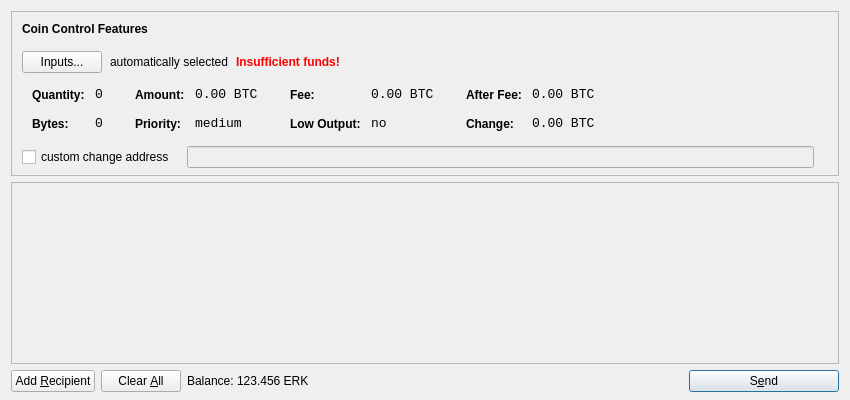
<?xml version="1.0" encoding="UTF-8"?>
<ui version="4.0">
 <class>SendCoinsDialog</class>
 <widget class="QDialog" name="SendCoinsDialog">
  <property name="geometry">
   <rect>
    <x>0</x>
    <y>0</y>
    <width>850</width>
    <height>400</height>
   </rect>
  </property>
  <property name="windowTitle">
   <string>Send Coins</string>
  </property>
  <layout class="QVBoxLayout" name="verticalLayout" stretch="0,1,0">
   <property name="bottomMargin">
    <number>8</number>
   </property>
   <item>
    <widget class="QFrame" name="frameCoinControl">
     <property name="sizePolicy">
      <sizepolicy hsizetype="Expanding" vsizetype="Expanding">
       <horstretch>0</horstretch>
       <verstretch>0</verstretch>
      </sizepolicy>
     </property>
     <property name="maximumSize">
      <size>
       <width>16777215</width>
       <height>16777215</height>
      </size>
     </property>
     <property name="frameShape">
      <enum>QFrame::StyledPanel</enum>
     </property>
     <property name="frameShadow">
      <enum>QFrame::Sunken</enum>
     </property>
     <layout class="QVBoxLayout" name="verticalLayoutCoinControl2">
      <property name="spacing">
       <number>-1</number>
      </property>
      <property name="leftMargin">
       <number>0</number>
      </property>
      <property name="topMargin">
       <number>0</number>
      </property>
      <property name="rightMargin">
       <number>0</number>
      </property>
      <property name="bottomMargin">
       <number>6</number>
      </property>
      <item>
       <layout class="QVBoxLayout" name="verticalLayoutCoinControl" stretch="0,0,0,0,1">
        <property name="spacing">
         <number>0</number>
        </property>
        <property name="leftMargin">
         <number>10</number>
        </property>
        <property name="topMargin">
         <number>10</number>
        </property>
        <item>
         <layout class="QHBoxLayout" name="horizontalLayoutCoinControl1">
          <property name="bottomMargin">
           <number>15</number>
          </property>
          <item>
           <widget class="QLabel" name="labelCoinControlFeatures">
            <property name="sizePolicy">
             <sizepolicy hsizetype="Preferred" vsizetype="Maximum">
              <horstretch>0</horstretch>
              <verstretch>0</verstretch>
             </sizepolicy>
            </property>
            <property name="font">
             <font>
              <weight>75</weight>
              <bold>true</bold>
             </font>
            </property>
            <property name="styleSheet">
             <string notr="true">font-weight:bold;</string>
            </property>
            <property name="text">
             <string>Coin Control Features</string>
            </property>
           </widget>
          </item>
         </layout>
        </item>
        <item>
         <layout class="QHBoxLayout" name="horizontalLayoutCoinControl2" stretch="0,0,0,0">
          <property name="spacing">
           <number>8</number>
          </property>
          <property name="bottomMargin">
           <number>10</number>
          </property>
          <item>
           <widget class="QPushButton" name="pushButtonCoinControl">
            <property name="styleSheet">
             <string notr="true"/>
            </property>
            <property name="text">
             <string>Inputs...</string>
            </property>
           </widget>
          </item>
          <item>
           <widget class="QLabel" name="labelCoinControlAutomaticallySelected">
            <property name="text">
             <string>automatically selected</string>
            </property>
            <property name="margin">
             <number>5</number>
            </property>
           </widget>
          </item>
          <item>
           <widget class="QLabel" name="labelCoinControlInsuffFunds">
            <property name="font">
             <font>
              <weight>75</weight>
              <bold>true</bold>
             </font>
            </property>
            <property name="styleSheet">
             <string notr="true">color:red;font-weight:bold;</string>
            </property>
            <property name="text">
             <string>Insufficient funds!</string>
            </property>
            <property name="margin">
             <number>5</number>
            </property>
           </widget>
          </item>
          <item>
           <spacer name="horizontalSpacerCoinControl">
            <property name="orientation">
             <enum>Qt::Horizontal</enum>
            </property>
            <property name="sizeHint" stdset="0">
             <size>
              <width>40</width>
              <height>1</height>
             </size>
            </property>
           </spacer>
          </item>
         </layout>
        </item>
        <item>
         <widget class="QWidget" name="widgetCoinControl" native="true">
          <property name="sizePolicy">
           <sizepolicy hsizetype="Preferred" vsizetype="Preferred">
            <horstretch>0</horstretch>
            <verstretch>0</verstretch>
           </sizepolicy>
          </property>
          <property name="minimumSize">
           <size>
            <width>0</width>
            <height>0</height>
           </size>
          </property>
          <property name="styleSheet">
           <string notr="true"/>
          </property>
          <layout class="QHBoxLayout" name="horizontalLayoutCoinControl5">
           <property name="margin">
            <number>0</number>
           </property>
           <item>
            <layout class="QHBoxLayout" name="horizontalLayoutCoinControl3" stretch="0,0,0,1">
             <property name="spacing">
              <number>20</number>
             </property>
             <property name="topMargin">
              <number>0</number>
             </property>
             <property name="bottomMargin">
              <number>10</number>
             </property>
             <item>
              <layout class="QFormLayout" name="formLayoutCoinControl1">
               <property name="horizontalSpacing">
                <number>10</number>
               </property>
               <property name="verticalSpacing">
                <number>14</number>
               </property>
               <property name="leftMargin">
                <number>10</number>
               </property>
               <property name="topMargin">
                <number>4</number>
               </property>
               <property name="rightMargin">
                <number>6</number>
               </property>
               <item row="0" column="0">
                <widget class="QLabel" name="labelCoinControlQuantityText">
                 <property name="styleSheet">
                  <string notr="true">font-weight:bold;</string>
                 </property>
                 <property name="text">
                  <string>Quantity:</string>
                 </property>
                 <property name="margin">
                  <number>0</number>
                 </property>
                </widget>
               </item>
               <item row="0" column="1">
                <widget class="QLabel" name="labelCoinControlQuantity">
                 <property name="font">
                  <font>
                   <family>Monospace</family>
                   <pointsize>10</pointsize>
                  </font>
                 </property>
                 <property name="cursor">
                  <cursorShape>IBeamCursor</cursorShape>
                 </property>
                 <property name="contextMenuPolicy">
                  <enum>Qt::ActionsContextMenu</enum>
                 </property>
                 <property name="text">
                  <string notr="true">0</string>
                 </property>
                 <property name="margin">
                  <number>0</number>
                 </property>
                 <property name="textInteractionFlags">
                  <set>Qt::LinksAccessibleByMouse|Qt::TextSelectableByKeyboard|Qt::TextSelectableByMouse</set>
                 </property>
                </widget>
               </item>
               <item row="1" column="0">
                <widget class="QLabel" name="labelCoinControlBytesText">
                 <property name="styleSheet">
                  <string notr="true">font-weight:bold;</string>
                 </property>
                 <property name="text">
                  <string>Bytes:</string>
                 </property>
                </widget>
               </item>
               <item row="1" column="1">
                <widget class="QLabel" name="labelCoinControlBytes">
                 <property name="font">
                  <font>
                   <family>Monospace</family>
                   <pointsize>10</pointsize>
                  </font>
                 </property>
                 <property name="cursor">
                  <cursorShape>IBeamCursor</cursorShape>
                 </property>
                 <property name="contextMenuPolicy">
                  <enum>Qt::ActionsContextMenu</enum>
                 </property>
                 <property name="text">
                  <string notr="true">0</string>
                 </property>
                 <property name="textInteractionFlags">
                  <set>Qt::LinksAccessibleByMouse|Qt::TextSelectableByKeyboard|Qt::TextSelectableByMouse</set>
                 </property>
                </widget>
               </item>
              </layout>
             </item>
             <item>
              <layout class="QFormLayout" name="formLayoutCoinControl2">
               <property name="horizontalSpacing">
                <number>10</number>
               </property>
               <property name="verticalSpacing">
                <number>14</number>
               </property>
               <property name="leftMargin">
                <number>6</number>
               </property>
               <property name="topMargin">
                <number>4</number>
               </property>
               <property name="rightMargin">
                <number>6</number>
               </property>
               <item row="0" column="0">
                <widget class="QLabel" name="labelCoinControlAmountText">
                 <property name="styleSheet">
                  <string notr="true">font-weight:bold;</string>
                 </property>
                 <property name="text">
                  <string>Amount:</string>
                 </property>
                 <property name="margin">
                  <number>0</number>
                 </property>
                </widget>
               </item>
               <item row="0" column="1">
                <widget class="QLabel" name="labelCoinControlAmount">
                 <property name="font">
                  <font>
                   <family>Monospace</family>
                   <pointsize>10</pointsize>
                  </font>
                 </property>
                 <property name="cursor">
                  <cursorShape>IBeamCursor</cursorShape>
                 </property>
                 <property name="contextMenuPolicy">
                  <enum>Qt::ActionsContextMenu</enum>
                 </property>
                 <property name="text">
                  <string notr="true">0.00 BTC</string>
                 </property>
                 <property name="textInteractionFlags">
                  <set>Qt::LinksAccessibleByMouse|Qt::TextSelectableByKeyboard|Qt::TextSelectableByMouse</set>
                 </property>
                </widget>
               </item>
               <item row="1" column="0">
                <widget class="QLabel" name="labelCoinControlPriorityText">
                 <property name="styleSheet">
                  <string notr="true">font-weight:bold;</string>
                 </property>
                 <property name="text">
                  <string>Priority:</string>
                 </property>
                </widget>
               </item>
               <item row="1" column="1">
                <widget class="QLabel" name="labelCoinControlPriority">
                 <property name="font">
                  <font>
                   <family>Monospace</family>
                   <pointsize>10</pointsize>
                  </font>
                 </property>
                 <property name="cursor">
                  <cursorShape>IBeamCursor</cursorShape>
                 </property>
                 <property name="contextMenuPolicy">
                  <enum>Qt::ActionsContextMenu</enum>
                 </property>
                 <property name="text">
                  <string>medium</string>
                 </property>
                 <property name="textInteractionFlags">
                  <set>Qt::LinksAccessibleByMouse|Qt::TextSelectableByKeyboard|Qt::TextSelectableByMouse</set>
                 </property>
                </widget>
               </item>
              </layout>
             </item>
             <item>
              <layout class="QFormLayout" name="formLayoutCoinControl3">
               <property name="horizontalSpacing">
                <number>10</number>
               </property>
               <property name="verticalSpacing">
                <number>14</number>
               </property>
               <property name="leftMargin">
                <number>6</number>
               </property>
               <property name="topMargin">
                <number>4</number>
               </property>
               <property name="rightMargin">
                <number>6</number>
               </property>
               <item row="0" column="0">
                <widget class="QLabel" name="labelCoinControlFeeText">
                 <property name="styleSheet">
                  <string notr="true">font-weight:bold;</string>
                 </property>
                 <property name="text">
                  <string>Fee:</string>
                 </property>
                 <property name="margin">
                  <number>0</number>
                 </property>
                </widget>
               </item>
               <item row="0" column="1">
                <widget class="QLabel" name="labelCoinControlFee">
                 <property name="font">
                  <font>
                   <family>Monospace</family>
                   <pointsize>10</pointsize>
                  </font>
                 </property>
                 <property name="cursor">
                  <cursorShape>IBeamCursor</cursorShape>
                 </property>
                 <property name="contextMenuPolicy">
                  <enum>Qt::ActionsContextMenu</enum>
                 </property>
                 <property name="text">
                  <string notr="true">0.00 BTC</string>
                 </property>
                 <property name="textInteractionFlags">
                  <set>Qt::LinksAccessibleByMouse|Qt::TextSelectableByKeyboard|Qt::TextSelectableByMouse</set>
                 </property>
                </widget>
               </item>
               <item row="1" column="0">
                <widget class="QLabel" name="labelCoinControlLowOutputText">
                 <property name="styleSheet">
                  <string notr="true">font-weight:bold;</string>
                 </property>
                 <property name="text">
                  <string>Low Output:</string>
                 </property>
                </widget>
               </item>
               <item row="1" column="1">
                <widget class="QLabel" name="labelCoinControlLowOutput">
                 <property name="font">
                  <font>
                   <family>Monospace</family>
                   <pointsize>10</pointsize>
                  </font>
                 </property>
                 <property name="cursor">
                  <cursorShape>IBeamCursor</cursorShape>
                 </property>
                 <property name="contextMenuPolicy">
                  <enum>Qt::ActionsContextMenu</enum>
                 </property>
                 <property name="text">
                  <string>no</string>
                 </property>
                 <property name="textInteractionFlags">
                  <set>Qt::LinksAccessibleByMouse|Qt::TextSelectableByKeyboard|Qt::TextSelectableByMouse</set>
                 </property>
                </widget>
               </item>
              </layout>
             </item>
             <item>
              <layout class="QFormLayout" name="formLayoutCoinControl4">
               <property name="horizontalSpacing">
                <number>10</number>
               </property>
               <property name="verticalSpacing">
                <number>14</number>
               </property>
               <property name="leftMargin">
                <number>6</number>
               </property>
               <property name="topMargin">
                <number>4</number>
               </property>
               <property name="rightMargin">
                <number>6</number>
               </property>
               <item row="0" column="0">
                <widget class="QLabel" name="labelCoinControlAfterFeeText">
                 <property name="styleSheet">
                  <string notr="true">font-weight:bold;</string>
                 </property>
                 <property name="text">
                  <string>After Fee:</string>
                 </property>
                 <property name="margin">
                  <number>0</number>
                 </property>
                </widget>
               </item>
               <item row="0" column="1">
                <widget class="QLabel" name="labelCoinControlAfterFee">
                 <property name="font">
                  <font>
                   <family>Monospace</family>
                   <pointsize>10</pointsize>
                  </font>
                 </property>
                 <property name="cursor">
                  <cursorShape>IBeamCursor</cursorShape>
                 </property>
                 <property name="contextMenuPolicy">
                  <enum>Qt::ActionsContextMenu</enum>
                 </property>
                 <property name="text">
                  <string notr="true">0.00 BTC</string>
                 </property>
                 <property name="textInteractionFlags">
                  <set>Qt::LinksAccessibleByMouse|Qt::TextSelectableByKeyboard|Qt::TextSelectableByMouse</set>
                 </property>
                </widget>
               </item>
               <item row="1" column="0">
                <widget class="QLabel" name="labelCoinControlChangeText">
                 <property name="styleSheet">
                  <string notr="true">font-weight:bold;</string>
                 </property>
                 <property name="text">
                  <string>Change:</string>
                 </property>
                </widget>
               </item>
               <item row="1" column="1">
                <widget class="QLabel" name="labelCoinControlChange">
                 <property name="font">
                  <font>
                   <family>Monospace</family>
                   <pointsize>10</pointsize>
                  </font>
                 </property>
                 <property name="cursor">
                  <cursorShape>IBeamCursor</cursorShape>
                 </property>
                 <property name="contextMenuPolicy">
                  <enum>Qt::ActionsContextMenu</enum>
                 </property>
                 <property name="text">
                  <string notr="true">0.00 BTC</string>
                 </property>
                 <property name="textInteractionFlags">
                  <set>Qt::LinksAccessibleByMouse|Qt::TextSelectableByKeyboard|Qt::TextSelectableByMouse</set>
                 </property>
                </widget>
               </item>
              </layout>
             </item>
            </layout>
           </item>
          </layout>
         </widget>
        </item>
        <item>
         <layout class="QHBoxLayout" name="horizontalLayoutCoinControl4" stretch="0,0,0">
          <property name="spacing">
           <number>12</number>
          </property>
          <property name="sizeConstraint">
           <enum>QLayout::SetDefaultConstraint</enum>
          </property>
          <property name="topMargin">
           <number>5</number>
          </property>
          <property name="rightMargin">
           <number>5</number>
          </property>
          <item>
           <widget class="QCheckBox" name="checkBoxCoinControlChange">
            <property name="text">
             <string>custom change address</string>
            </property>
           </widget>
          </item>
          <item>
           <widget class="QLineEdit" name="lineEditCoinControlChange">
            <property name="enabled">
             <bool>false</bool>
            </property>
            <property name="sizePolicy">
             <sizepolicy hsizetype="Expanding" vsizetype="Fixed">
              <horstretch>0</horstretch>
              <verstretch>0</verstretch>
             </sizepolicy>
            </property>
           </widget>
          </item>
          <item>
           <widget class="QLabel" name="labelCoinControlChangeLabel">
            <property name="sizePolicy">
             <sizepolicy hsizetype="Preferred" vsizetype="Expanding">
              <horstretch>0</horstretch>
              <verstretch>0</verstretch>
             </sizepolicy>
            </property>
            <property name="minimumSize">
             <size>
              <width>0</width>
              <height>0</height>
             </size>
            </property>
            <property name="text">
             <string/>
            </property>
            <property name="margin">
             <number>3</number>
            </property>
           </widget>
          </item>
         </layout>
        </item>
        <item>
         <spacer name="verticalSpacerCoinControl">
          <property name="orientation">
           <enum>Qt::Vertical</enum>
          </property>
          <property name="sizeHint" stdset="0">
           <size>
            <width>800</width>
            <height>1</height>
           </size>
          </property>
         </spacer>
        </item>
       </layout>
      </item>
     </layout>
    </widget>
   </item>
   <item>
    <widget class="QScrollArea" name="scrollArea">
     <property name="widgetResizable">
      <bool>true</bool>
     </property>
     <widget class="QWidget" name="scrollAreaWidgetContents">
      <property name="geometry">
       <rect>
        <x>0</x>
        <y>0</y>
        <width>830</width>
        <height>165</height>
       </rect>
      </property>
      <layout class="QVBoxLayout" name="verticalLayout_2">
       <property name="margin">
        <number>0</number>
       </property>
       <item>
        <layout class="QVBoxLayout" name="entries">
         <property name="spacing">
          <number>6</number>
         </property>
        </layout>
       </item>
       <item>
        <spacer name="verticalSpacer">
         <property name="orientation">
          <enum>Qt::Vertical</enum>
         </property>
         <property name="sizeHint" stdset="0">
          <size>
           <width>20</width>
           <height>40</height>
          </size>
         </property>
        </spacer>
       </item>
      </layout>
     </widget>
    </widget>
   </item>
   <item>
    <layout class="QHBoxLayout" name="horizontalLayout">
     <item>
      <widget class="QPushButton" name="addButton">
       <property name="toolTip">
        <string>Send to multiple recipients at once</string>
       </property>
       <property name="text">
        <string>Add &amp;Recipient</string>
       </property>
       <property name="icon">
        <iconset resource="../bitcoin.qrc">
         <normaloff>:/icons/add</normaloff>:/icons/add</iconset>
       </property>
       <property name="autoDefault">
        <bool>false</bool>
       </property>
      </widget>
     </item>
     <item>
      <widget class="QPushButton" name="clearButton">
       <property name="sizePolicy">
        <sizepolicy hsizetype="Minimum" vsizetype="Fixed">
         <horstretch>0</horstretch>
         <verstretch>0</verstretch>
        </sizepolicy>
       </property>
       <property name="toolTip">
        <string>Remove all transaction fields</string>
       </property>
       <property name="text">
        <string>Clear &amp;All</string>
       </property>
       <property name="icon">
        <iconset resource="../bitcoin.qrc">
         <normaloff>:/icons/remove</normaloff>:/icons/remove</iconset>
       </property>
       <property name="autoRepeatDelay">
        <number>300</number>
       </property>
       <property name="autoDefault">
        <bool>false</bool>
       </property>
      </widget>
     </item>
     <item>
      <layout class="QHBoxLayout" name="horizontalLayout_2">
       <property name="spacing">
        <number>3</number>
       </property>
       <item>
        <widget class="QLabel" name="label">
         <property name="text">
          <string>Balance:</string>
         </property>
        </widget>
       </item>
       <item>
        <widget class="QLabel" name="labelBalance">
         <property name="cursor">
          <cursorShape>IBeamCursor</cursorShape>
         </property>
         <property name="text">
          <string>123.456 ERK</string>
         </property>
         <property name="textInteractionFlags">
          <set>Qt::LinksAccessibleByMouse|Qt::TextSelectableByKeyboard|Qt::TextSelectableByMouse</set>
         </property>
        </widget>
       </item>
      </layout>
     </item>
     <item>
      <spacer name="horizontalSpacer">
       <property name="orientation">
        <enum>Qt::Horizontal</enum>
       </property>
       <property name="sizeHint" stdset="0">
        <size>
         <width>40</width>
         <height>20</height>
        </size>
       </property>
      </spacer>
     </item>
     <item>
      <widget class="QPushButton" name="sendButton">
       <property name="minimumSize">
        <size>
         <width>150</width>
         <height>0</height>
        </size>
       </property>
       <property name="toolTip">
        <string>Confirm the send action</string>
       </property>
       <property name="text">
        <string>S&amp;end</string>
       </property>
       <property name="icon">
        <iconset resource="../bitcoin.qrc">
         <normaloff>:/icons/send</normaloff>:/icons/send</iconset>
       </property>
       <property name="default">
        <bool>true</bool>
       </property>
      </widget>
     </item>
    </layout>
   </item>
  </layout>
 </widget>
 <resources>
  <include location="../bitcoin.qrc"/>
 </resources>
 <connections/>
</ui>
